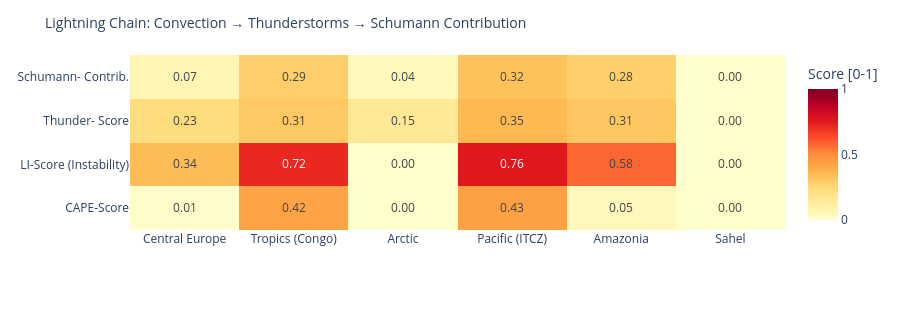

The notebook cell saved with this chart:
### Code cell
# ============================================================
# LIGHTNING CHAIN: Convection → Thunderstorms → Schumann
# Shows the causal chain per measurement point as heatmap
# ============================================================

def cape_score(v):
    """CAPE → normalized score [0,1]"""
    if v is None or pd.isna(v): return 0.0
    return min(1.0, float(v) / 3000)

def li_score(v):
    """Lifted Index: negative = unstable → score [0,1]"""
    if v is None or pd.isna(v): return 0.3
    return min(1.0, max(0.0, (-float(v) + 6) / 12))

def cloud_score(v):
    if v is None or pd.isna(v): return 0.3
    return float(v) / 100

def thunder_score(row):
    """Kombinierter Gewitterwahrscheinlichkeits-Score
    CAPE + LI + Bedeckung + WMO-Gewitter + konvektiver Niederschlag (showers)
    Hinweis: X-Ray und Kp sind kein Bestandteil – nur geomagn./solarer Kontext.
    """
    cs = cape_score(row.get('cape'))
    ls = li_score(row.get('li'))
    cl = cloud_score(row.get('cloud'))
    t  = 1.0 if row.get('thunderstorm') else 0.0
    # Convective precipitation (showers) as additional indicator
    sh = min(1.0, (row.get('showers') or 0) / 5.0)
    return round(cs * 0.30 + ls * 0.25 + cl * 0.15 + t * 0.20 + sh * 0.10, 3)

def schumann_contribution(t_score, lat):
    """Schumann contribution: higher in tropics (±30°), scaled by thunderstorm score"""
    lat_weight = max(0.3, 1.0 - abs(lat) / 60)
    return round(t_score * lat_weight, 3)

df_atm['cape_score']   = df_atm.apply(lambda r: cape_score(r['cape']), axis=1)
df_atm['li_score']     = df_atm.apply(lambda r: li_score(r['li']),    axis=1)
df_atm['thunder_score']= df_atm.apply(lambda r: thunder_score(r.to_dict()), axis=1)
df_atm['schumann_contribution'] = df_atm.apply(
    lambda r: schumann_contribution(r['thunder_score'], r['lat']), axis=1)

metrics = ['cape_score', 'li_score', 'thunder_score', 'schumann_contribution']
labels  = ['CAPE-Score', 'LI-Score\n(Instability)', 'Thunder-\nScore', 'Schumann-\nContrib.']
z_data  = [df_atm[m].tolist() for m in metrics]

fig = go.Figure(go.Heatmap(
    z=z_data,
    x=df_atm['point'].tolist(),
    y=labels,
    colorscale='YlOrRd',
    zmin=0, zmax=1,
    text=[[f'{v:.2f}' for v in row] for row in z_data],
    texttemplate='%{text}', textfont=dict(size=12),
    colorbar=dict(title='Score [0-1]')
))
fig.update_layout(
    title=dict(text='Lightning Chain: Convection → Thunderstorms → Schumann Contribution', font=dict(size=14)),
    height=310,
    plot_bgcolor='rgba(0,0,0,0)', paper_bgcolor='rgba(0,0,0,0)',
    margin=dict(l=130, r=80, t=55, b=80)
)
fig.show()

### Figure 1 — Plotly figure (JSON) as saved in the notebook; plotly's stock layout.template omitted (floating-point values rounded to 4 significant figures)
{"data": [{"colorbar": {"title": {"text": "Score [0-1]"}}, "colorscale": [[0.0, "rgb(255,255,204)"], [0.125, "rgb(255,237,160)"], [0.25, "rgb(254,217,118)"], [0.375, "rgb(254,178,76)"], [0.5, "rgb(253,141,60)"], [0.625, "rgb(252,78,42)"], [0.75, "rgb(227,26,28)"], [0.875, "rgb(189,0,38)"], [1.0, "rgb(128,0,38)"]], "text": [["0.01", "0.42", "0.00", "0.43", "0.05", "0.00"], ["0.34", "0.72", "0.00", "0.76", "0.58", "0.00"], ["0.23", "0.31", "0.15", "0.35", "0.31", "0.00"], ["0.07", "0.29", "0.04", "0.32", "0.28", "0.00"]], "textfont": {"size": 12}, "texttemplate": "%{text}", "type": "heatmap", "x": ["Central Europe", "Tropics (Congo)", "Arctic", "Pacific (ITCZ)", "Amazonia", "Sahel"], "y": ["CAPE-Score", "LI-Score\n(Instability)", "Thunder-\nScore", "Schumann-\nContrib."], "z": [[0.006667, 0.4233, 0.0, 0.4333, 0.05, 0.0], [0.3417, 0.7167, 0.0, 0.7583, 0.575, 0.0], [0.227, 0.306, 0.15, 0.354, 0.309, 0.0], [0.068, 0.286, 0.045, 0.324, 0.283, 0.0]], "zmax": 1, "zmin": 0}], "layout": {"height": 310, "margin": {"b": 80, "l": 130, "r": 80, "t": 55}, "paper_bgcolor": "rgba(0,0,0,0)", "plot_bgcolor": "rgba(0,0,0,0)", "title": {"font": {"size": 14}, "text": "Lightning Chain: Convection → Thunderstorms → Schumann Contribution"}}}
